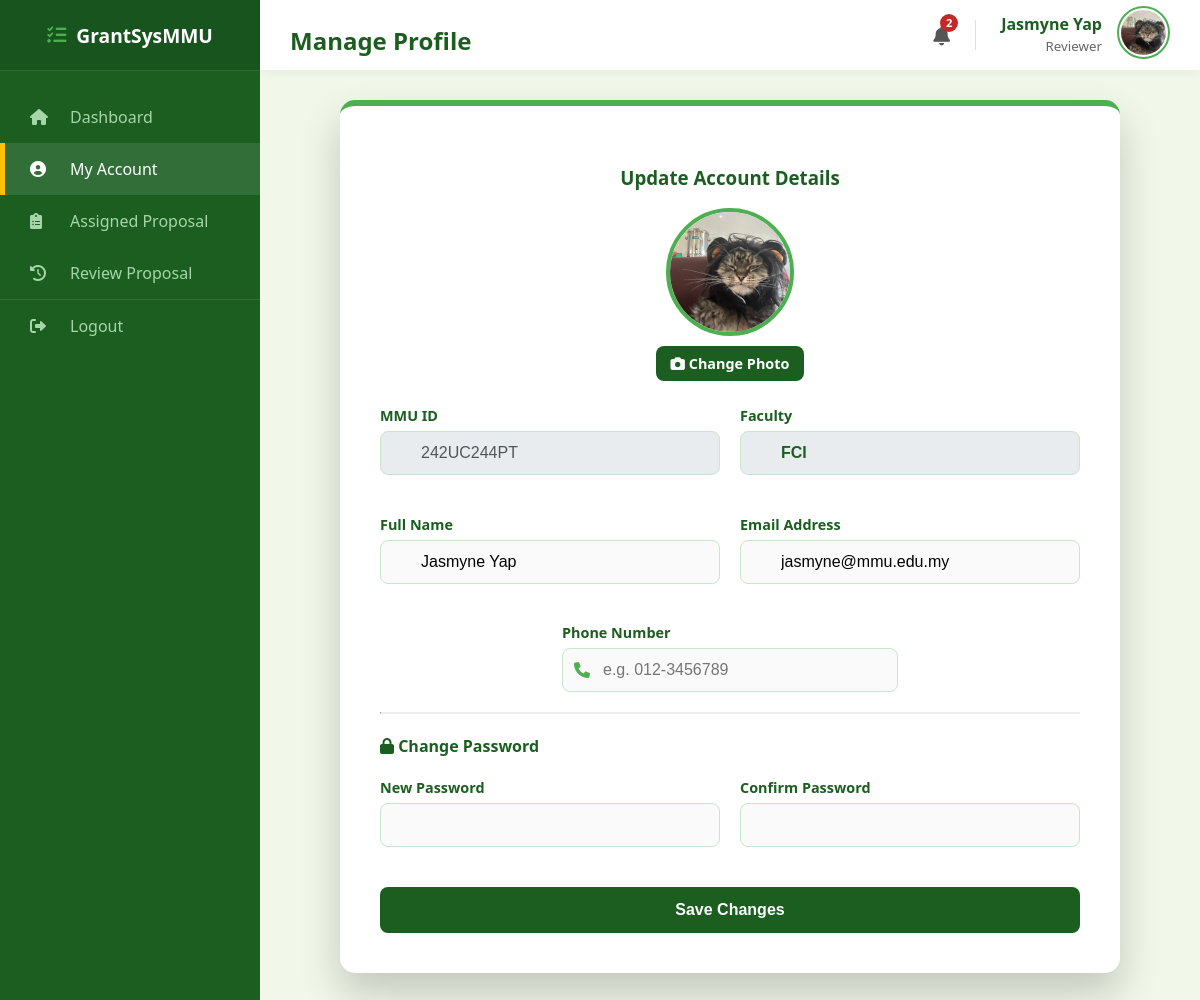
/reviewer/profile (signed in), run on an earlier commit of the app's database.
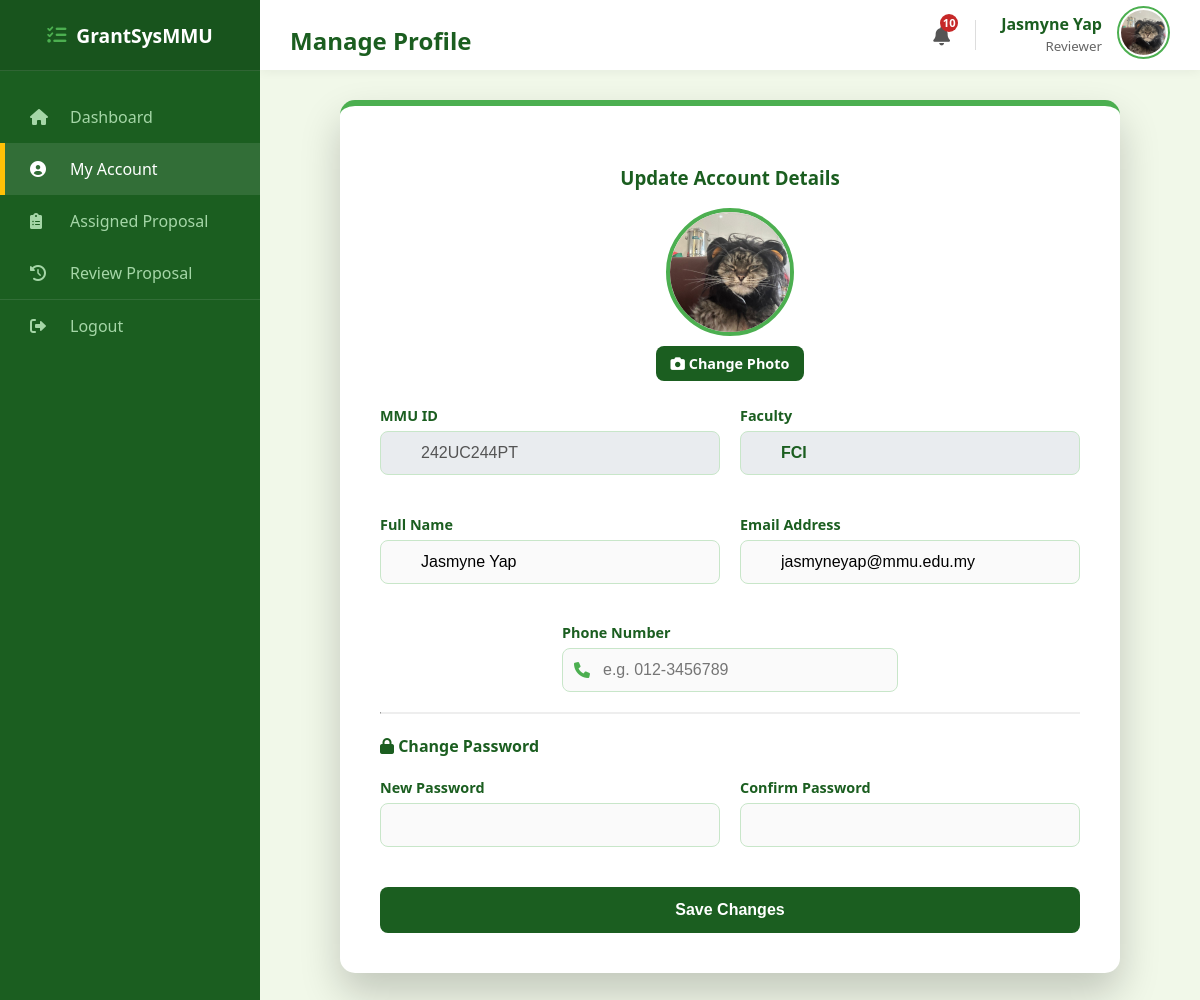
And on a later commit of the database.
### models.py (models this page shows, shortened)
class User(db.Model):
    __tablename__ = "user"
    mmu_id = db.Column(db.String(15), primary_key=True)
    name = db.Column(db.String(150), nullable=False)
    email = db.Column(db.String(100), unique=True, nullable=False)
    password = db.Column(db.String(100), nullable=False)
    faculty = db.Column(db.String(100), nullable=False)
    user_role = db.Column(db.String(25), nullable=False)
    profile_image = db.Column(db.String(20), nullable=False, default="default.jpg")
    phone_number = db.Column(db.String(20), nullable=True)
    admin_profile = db.relationship(
        "Admin", backref="user_info", uselist=False, cascade="all, delete-orphan"
    )
    researcher_profile = db.relationship(
        "Researcher", backref="user_info", uselist=False, cascade="all, delete-orphan"
    )
    reviewer_profile = db.relationship(
        "Reviewer", backref="user_info", uselist=False, cascade="all, delete-orphan"
    )
    hod_profile = db.relationship(
        "HOD", backref="user_info", uselist=False, cascade="all, delete-orphan"
    )

### routes/reviewer_routes.py (the view)
@reviewer_bp.route("/reviewer/profile", methods=["GET", "POST"])
def reviewer_profile():
    if session.get("role") != "Reviewer":
        return redirect(url_for("reviewer.reviewer_login"))
    user = User.query.get(session["user_id"])
    if request.method == "POST":
        if update_user_profile(user, request.form, request.files):
            return redirect(url_for("reviewer.reviewer_profile"))
    return render_template("reviewer_profile.html", user=user)

### main.py (called while the page is built)
@app.context_processor
def inject_notifications():
    if "user_id" in session:
        unread = Notification.query.filter_by(recipient_id=session["user_id"], is_read=False).count()
        return dict(unread_notifications=unread)
    return dict(unread_notifications=0)

### templates/reviewer_profile.html (shortened to what the changed rows need)
<!DOCTYPE html>
<html lang="en">
<head>
    <link rel="stylesheet" type="text/css" href="{{ url_for('static', filename='style.css') }}">
    <link rel="stylesheet" href="https://cdnjs.cloudflare.com/ajax/libs/font-awesome/6.0.0/css/all.min.css">
</head>
<body>
    <div class="dashboard-container">
        <div class="main-content">
            <div class="top-bar">
                <h2>Manage Profile</h2>
                <div style="display: flex; align-items: center; gap: 25px;">
                    <a href="{{ url_for('auth.view_notifications') }}"
                        style="position: relative; color: #555; font-size: 1.2rem; text-decoration: none;">
                        <i class="fas fa-bell"></i>
                        {% if unread_notifications > 0 %}
                        <span
                            style="position: absolute; top: -8px; right: -8px; background: #c62828; color: white; border-radius: 50%; width: 18px; height: 18px; font-size: 0.7rem; display: flex; align-items: center; justify-content: center; font-weight: bold;">
                            {{ unread_notifications }}
                        </span>
                        {% endif %}
                    </a>
                    <div style="display: flex; align-items: center; gap: 15px;">
                        <div style="text-align: right; line-height: 1.3;">
                            <span style="display: block; font-weight: bold; color: #1b5e20;">{{ user.name }}</span>
                            <small style="color: #666;">Reviewer</small>
                        </div>
                        <a href="{{ url_for('reviewer.reviewer_profile') }}">
                            <img src="{{ url_for('static', filename='profile_pics/' + user.profile_image) }}"
                                alt="Profile"
                                style="width: 45px; height: 45px; border-radius: 50%; object-fit: cover; border: 2px solid #4caf50; padding: 2px;">
                        </a>
                    </div>
                </div>
            </div>
            <div class="content-wrapper">
                <div class="login-card" style="max-width: 700px; text-align: left; margin: 0 auto;">
                    <form method="POST" action="{{ url_for('reviewer.reviewer_profile') }}" enctype="multipart/form-data">
                        <div style="text-align: center; margin-bottom: 25px;">
                            <img src="{{ url_for('static', filename='profile_pics/' + user.profile_image) }}"
                                style="width: 120px; height: 120px; border-radius: 50%; object-fit: cover; border: 4px solid #4caf50;">
                            <br>
                            <label for="profile_pic" class="btn-primary"
                                style="display: inline-block; width: auto; padding: 8px 15px; font-size: 0.9rem; margin-top: 5px;">
                                <i class="fas fa-camera"></i> Change Photo
                            </label>
                        </div>
                        <div style="display: grid; grid-template-columns: 1fr 1fr; gap: 20px;">
                            <div class="form-group">
                                <label>MMU ID</label>
                                <input type="text" value="{{ user.mmu_id }}" disabled
                                    style="background: #e9ecef; cursor: not-allowed;">
                            </div>
                            <div class="form-group">
                                <label>Faculty</label>
                                <input type="text" value="{{ user.faculty }}" disabled
                                    style="background: #e9ecef; color: #1b5e20; font-weight: bold; cursor: not-allowed;">
                            </div>
                            <div class="form-group">
                                <label>Full Name</label>
                                <input type="text" name="name" value="{{ user.name }}" required>
                            </div>
                            <div class="form-group">
                                <label>Email Address</label>
                                <input type="email" name="email" value="{{ user.email }}" required>
                            </div>
                        </div>
                    </form>
                </div>
            </div>
        </div>
    </div>
</body>
</html>

What changed in the data, as far as the page shows it:
changed User "Jasmyne Yap": email "jasmyne@mmu.edu.my" → "jasmyneyap@mmu.edu.my"
Also different on the page:
{{ unread_notifications }}: "2" → "10"
